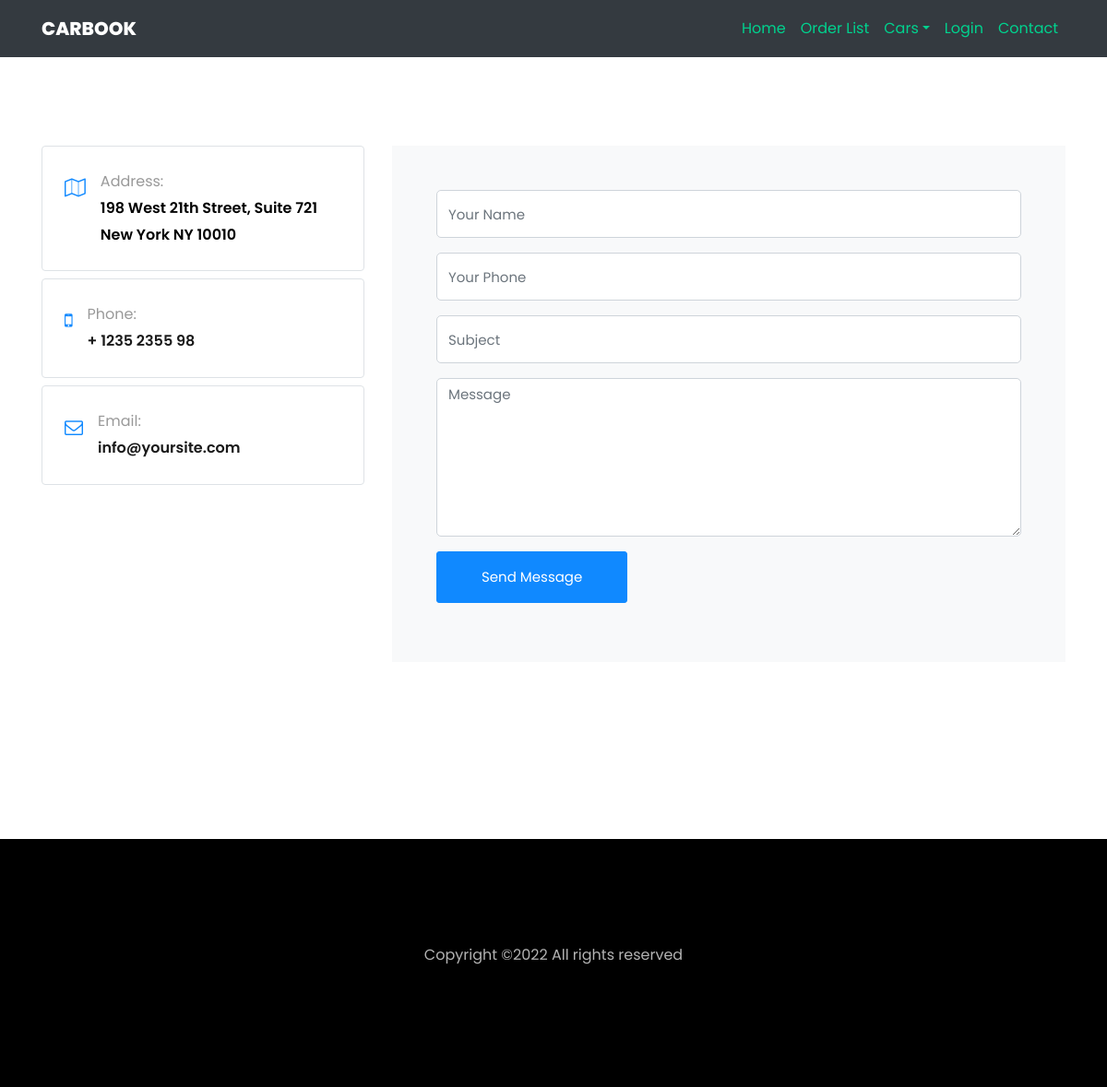
The app's page /contact.php, older data.
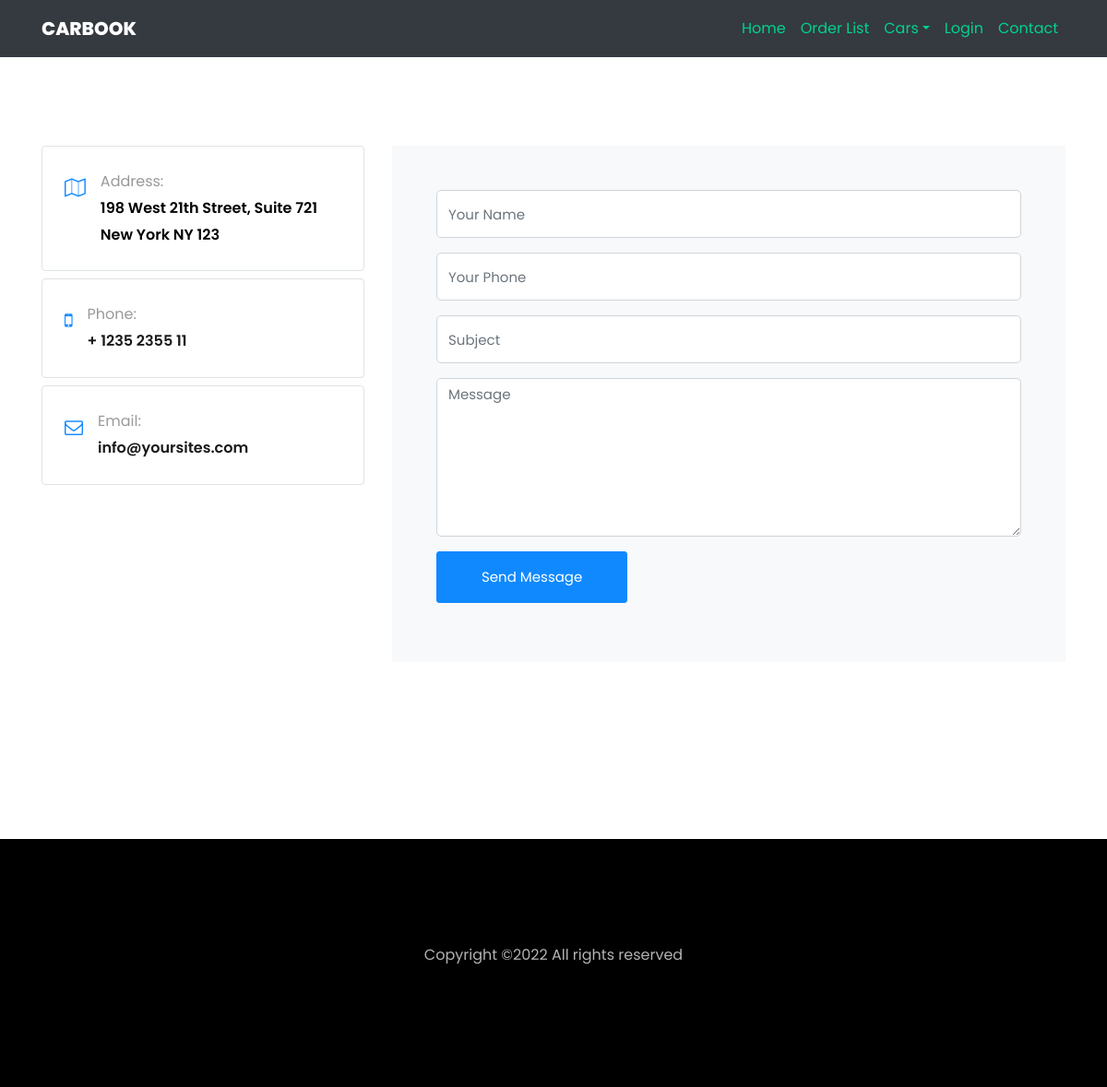
The same page, newer data.
### tables this page shows
CREATE TABLE `office_info` (
  `address` text NOT NULL,
  `phone` varchar(191) NOT NULL,
  `email` varchar(191) NOT NULL
);

### contact.php (the view, shortened to what this page needs)
<?php
 include 'header.php';
 $query = "SELECT * FROM office_info";
$result = $con->query($query);
$info = mysqli_fetch_array($result);
 ?>
    <section class="ftco-section contact-section">
      <div class="container">
        <div class="row d-flex mb-5 contact-info">
        	<div class="col-md-4">
        		<div class="row mb-5">
		          <div class="col-md-12">
		          	<div class="border w-100 p-4 rounded mb-2 d-flex">
			          	<div class="icon mr-3">
			          		<span class="icon-map-o"></span>
			          	</div>
			            <p><span>Address:</span><?php  echo $info['address']; ?></p>
			          </div>
		          </div>
		          <div class="col-md-12">
		          	<div class="border w-100 p-4 rounded mb-2 d-flex">
			          	<div class="icon mr-3">
			          		<span class="icon-mobile-phone"></span>
			          	</div>
			            <p><span>Phone:</span> <a href="tel://1234567920"><?php  echo $info['phone']; ?></a></p>
			          </div>
		          </div>
		          <div class="col-md-12">
		          	<div class="border w-100 p-4 rounded mb-2 d-flex">
			          	<div class="icon mr-3">
			          		<span class="icon-envelope-o"></span>
			          	</div>
			            <p><span>Email:</span> <a href="mailto:info@yoursite.com"><?php  echo $info['email']; ?></a></p>
			          </div>
		          </div>
		        </div>
          </div>
          <div style="color:red;" class="col-md-8 block-9 mb-md-5">
            <form action="" method="POST" class="bg-light p-5 contact-form">
              <div class="form-group">
                <input type="text" required class="form-control" name="name" placeholder="Your Name">
              </div>
              <div class="form-group">
                <input type="number" required class="form-control" name="phone" placeholder="Your Phone">
              </div>
              <div class="form-group">
                <input type="text" required class="form-control" name="subject" placeholder="Subject">
              </div>
              <div class="form-group">
                <textarea name="message" required id="" cols="30" rows="7" class="form-control" placeholder="Message"></textarea>
              </div>
              <div class="form-group">
                <input type="submit" name="submit" value="Send Message" class="btn btn-primary py-3 px-5">
              </div>
            </form>
          </div>
        </div>
      </div>
    </section>
    <?php include 'footer.php'; ?>

Row changes from the older to the newer data that the page shows:
removed office_info: address "198 West 21th Street, Suite 721 New York NY 10010", phone "+ 1235 2355 98", email "info@yoursite.com"
added office_info: address "198 West 21th Street, Suite 721 New York NY 123", phone "+ 1235 2355 11", email "info@yoursites.com"
